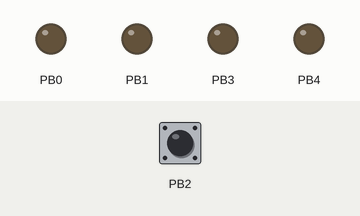
This sketch was run on a simulated ATtiny85, built with avr-gcc and run on an emulated ATtiny85. On the bench: output pins drawn as LEDs (lit = HIGH). Inputs (shaded band) come from the test bench; at power-on: PB2 HIGH. EEPROM starts erased.

Above: at 1.2 s.
1.3 s: PB2 pulled LOW for 1 s
At 2.1 s:
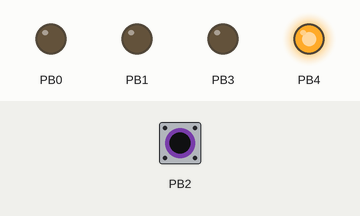
3.8 s: PB2 pulled LOW for 0.15 s
At 4.2 s:
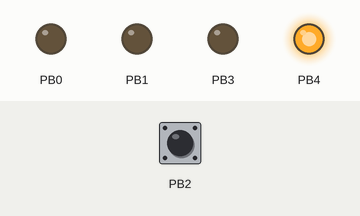
5.4 s: PB2 pulled LOW for 3.2 s
At 8.61 s:
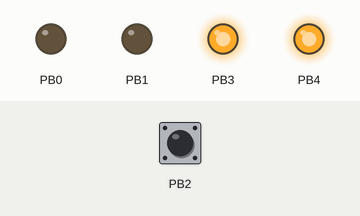
Timing chart, 0 to 10.1 s (numbered marks = the images above; inputs shaded):
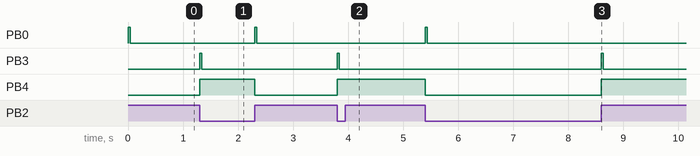

Measured:
- after the input at 1.3 s, PB0: LOW → HIGH after 1.0 s, → LOW 0.04 s later; PB3: LOW → HIGH at once, → LOW 0.04 s later; PB4: LOW → HIGH at once, → LOW 1.0 s later
- after the input at 3.8 s, PB3: LOW → HIGH at once, → LOW 0.04 s later; PB4: LOW → HIGH at once
- after the input at 5.4 s, PB0: LOW → HIGH at once, → LOW 0.04 s later; PB3: LOW → HIGH after 3.2 s, → LOW 0.04 s later; PB4: HIGH → LOW at once, → HIGH 3.2 s later

The sketch:

relay-bypass.ino
```cpp
// This is v1.49 - for use with the v1.4 PCB.
// It adds memory for the most recent engage/bypass setting.
// It also disables the muting since we're sold out of optocouplers
// and they've been discontinued.

#include <avr/io.h>
#include <util/delay.h>
#include <avr/eeprom.h>

//------------------------------------------------
// BASIC BEHAVIOR SETTINGS:

// which uC
//#define ATTINY85
#define ATTINY13

// By default we assume normally open unless this is defined
//#define NORMALLY_CLOSED

// If you define SIMPLIFIED_DEBOUNCE it will trust the
// first instance of a button press, then ignore subsequent
// presses for the SIMPLIFIED_DEBOUNCE_DELAY.
// Otherwise if this is not defined it will do a more traditional
// debounce that looks for a stabilized change of state.
#define SIMPLIFIED_DEBOUNCE

// Define DISABLE_TEMPORARY_SWITCH to turn off the ability to hold
// the switch to temporarily engage/bypass.
//#define DISABLE_TEMPORARY_SWITCH

#define USE_MUTE 0
//------------------------------------------------


#ifdef ATTINY85
# define EEPROM_SIZE 512
#else
# define EEPROM_SIZE 64
#endif

#define EEPROM_CHUNK_SIZE 1 // we're choosing to use 1 byte
#define EEPROM_ADDR_FLAG_MASK 0b10000000  // chosen to indicate current addr
#define ADDR_BOOT_SETTING   0x0
#define ADDR_BYPASS_SETTING 0x1 // starting location to look
uint16_t eeprom_addr = ADDR_BYPASS_SETTING;

// These will also indicate the number of LED blinks
#define ON_BOOT_ENGAGE   0x3
#define ON_BOOT_BYPASS   0x4
#define ON_BOOT_REMEMBER 0x5

#ifdef SIMPLIFIED_DEBOUNCE
# define DEBOUNCE_DELAY 250
#else
# define DEBOUNCE_DELAY 14
#endif

#define PIN_SW     PB2
#define PIN_LED    PB4
#define PIN_MUTE   PB1
#define PIN_BYPASS PB0
#define PIN_ENGAGE PB3

// If you hold down the switch for at least this number of ms, then
// we assume you are holding it down to temporarily toggle the state,
// and want it to toggle back on release.
// i.e. it's not a quick press and release.
#define TEMPORARY_SWITCH_TIME 500

/* 1. When switch is pressed, start muting for MUTE_LENGTH ms.
 * 2. Wait MUTED_RELAY_DELAY before actually toggling the relay though.
 * IMPORTANT NOTE: To disable the physical muting, leave the optocoupler diode floating.
 *                 i.e. don't connect the MUTE jumpers on the PCB
 */
#define MUTE_LENGTH 35
#define MUTED_RELAY_DELAY 20

#define RELAY_SWITCH_TIME 40


/* TBD: If space requires we can consolidate these state vars into a single byte */
uint8_t is_bypassed  = 0;
uint8_t use_mute     = USE_MUTE;
uint8_t sw_state;     // its debounced state. i.e. what we assume is intended by player
uint8_t sw_last_loop; // state last loop

unsigned long sw_stable_since = 0;
unsigned long sw_pressed_at   = 0;


uint8_t use_eeprom = 0;

void setup() {
  DDRB &= ~(1 << PIN_SW); // input
  PORTB |= (1 << PIN_SW); // activate pull-up resistor
  DDRB |= (1 << PIN_BYPASS); // output
  DDRB |= (1 << PIN_ENGAGE); // output
  DDRB |= (1 << PIN_LED); // output
  DDRB |= (1 << PIN_MUTE); // output


  // wait for the pullup to do its job,
  // otherwise PIN_SW can sometimes get false LOW readings
  _delay_ms(5);
  sw_last_loop = read_switch();
  sw_state = sw_last_loop;

  uint8_t blink_n_times = 0;

  if (eeprom_is_ready()) {
    uint8_t on_boot_setting = eeprom_read_byte((const uint8_t *)ADDR_BOOT_SETTING);

    if (on_boot_setting == ON_BOOT_ENGAGE) {
      is_bypassed = 0;

    } else if (on_boot_setting == ON_BOOT_BYPASS) {
      is_bypassed = 1;

    // If this hasn't been set (probably 0xff), we'll always assume it's ON_BOOT_REMEMBER
    } else {
      on_boot_setting = ON_BOOT_REMEMBER;
      is_bypassed = eeprom_read_is_bypassed();
    }

    // If switch is held when powered on, toggle the on_boot setting
    if (sw_last_loop == 0) {
      if (on_boot_setting == ON_BOOT_REMEMBER) {
        on_boot_setting = ON_BOOT_ENGAGE;
      } else if (on_boot_setting == ON_BOOT_ENGAGE) {
        on_boot_setting = ON_BOOT_BYPASS;
      } else {
        on_boot_setting = ON_BOOT_REMEMBER;
        // More important than getting the is_bypassed setting is
        // setting the eeprom_addr, which this call does.
        is_bypassed = eeprom_read_is_bypassed();
      }
      eeprom_update_byte((uint8_t *)ADDR_BOOT_SETTING, on_boot_setting);
      blink_n_times = on_boot_setting;
    }

    if (on_boot_setting == ON_BOOT_REMEMBER) {
      use_eeprom = 1;
    }
  }

  write_bypass(); // get the relay setup before blinking the LED for EEPROM
  _delay_ms(1);

  if (blink_n_times > 0) {
    // Blink LED. Ordinarily this should be done asynchronously,
    // but on initial boot it probably doesn't matter
    for (int i = 1; i < blink_n_times; i++) {
      PORTB |= (1 << PIN_LED); //high
      _delay_ms(200);
      PORTB &= ~(1 << PIN_LED); //low
      _delay_ms(200);
    }
    _delay_ms(1000);
    set_led(); // set the LED again
  }
}

void loop() {
  uint8_t sw_this_loop = read_switch();

  unsigned long now = millis();

#ifndef SIMPLIFIED_DEBOUNCE
  // If still unstable, reset the clock
  if (sw_this_loop != sw_last_loop) {
    sw_stable_since = now;
  }
#endif

  // has sw state has changed?
  // Is switch state stable?
  if ((sw_this_loop != sw_state)
      && (now - sw_stable_since) > DEBOUNCE_DELAY)
  {
#ifdef SIMPLIFIED_DEBOUNCE
    sw_stable_since = now;
#endif
    sw_state = sw_this_loop;

    if (sw_state == 0) {// sw pressed
      sw_pressed_at = now;
      toggle_bypass_state();

    // Switch has just been released. Let's decide if it was a long press for temporary engagement/disengagement,
    // or a quick press to toggle its state.
    } else {
#ifndef DISABLE_TEMPORARY_SWITCH
      if ((now - sw_pressed_at) > TEMPORARY_SWITCH_TIME) {
        toggle_bypass_state();
      }
#endif
    }
  }

  sw_last_loop = sw_this_loop;
}

// returns is_bypassed
uint8_t eeprom_read_is_bypassed() {
  // This may not find the flag, so these two defaults are important.
  eeprom_addr = ADDR_BYPASS_SETTING;
  uint8_t rv = 0;

  for (uint16_t i = 0; i < (EEPROM_SIZE / EEPROM_CHUNK_SIZE); i++) {
    uint16_t addr = i * EEPROM_CHUNK_SIZE;

    uint8_t b = eeprom_read_byte((const uint8_t *)addr);
    if (b & EEPROM_ADDR_FLAG_MASK) {
      eeprom_addr = addr;

      rv = b & 0x1; // remove the EEPROM_ADDR_FLAG_MASK bit
      break;
    }
  }
  return rv;
}

// writes is_bypassed
void eeprom_write_is_bypassed(uint8_t setting) {
  // don't unnecessarily wear out the eeprom.
  if (use_eeprom == 0) {
    return;
  }

  eeprom_update_byte((uint8_t *)eeprom_addr, 0x0); // Clear flag on previous location.
                                        // This will also clean up any default data in
                                        // the eeprom that coincidentally had the flag bit set.

  if (eeprom_addr < (EEPROM_SIZE - EEPROM_CHUNK_SIZE)) {
    eeprom_addr += EEPROM_CHUNK_SIZE;
  } else {
    eeprom_addr = ADDR_BYPASS_SETTING;
  }
  eeprom_update_byte((uint8_t *)eeprom_addr, EEPROM_ADDR_FLAG_MASK | setting);
}

// This may block. See comments
void toggle_bypass_state() {
  if (use_mute) {
    // Is there any reason to do this asynchronously?
    // Until it seems there is, let's keep it MUCH simpler.
    PORTB |= (1 << PIN_MUTE); // HIGH - engage mute
    // wait a while for mute to fully engage before toggling relay
    _delay_ms(MUTED_RELAY_DELAY);
  }

  is_bypassed = ! is_bypassed;
  write_bypass();

  if (use_mute) {
    // wait for the rest of the MUTE_LENGTH period
    _delay_ms(MUTE_LENGTH - MUTED_RELAY_DELAY);
    // Unmute by setting PIN_MUTE to low
    PORTB &= ~(1 << PIN_MUTE);

    // since we've been blocking, the switch may have been released.
    sw_state = read_switch();
  }

  eeprom_write_is_bypassed(is_bypassed);
}

void write_bypass() {
  set_led();
  PORTB &= ~(1 << PIN_BYPASS); // low
  PORTB &= ~(1 << PIN_ENGAGE); // low
  // There's a non-zero chance the blocking we do here could
  // interfere with the switch debouncing.
  // But with the simplified debounce it's a non-issue.
  if (is_bypassed) {
    PORTB |= (1 << PIN_BYPASS); // high
    _delay_ms(RELAY_SWITCH_TIME);
    PORTB &= ~(1 << PIN_BYPASS); // low
  } else {
    PORTB |= (1 << PIN_ENGAGE); // high
    _delay_ms(RELAY_SWITCH_TIME);
    PORTB &= ~(1 << PIN_ENGAGE); // low
  }
}

void set_led() {
  if (is_bypassed) {
    PORTB &= ~(1 << PIN_LED); // low
  } else {
    PORTB |= (1 << PIN_LED); // high
  }
}

uint8_t read_switch() {
  uint8_t rv = PINB & (1 << PIN_SW);
#ifdef NORMALLY_CLOSED
  rv = ! rv;
#endif
  return rv;
}
```
